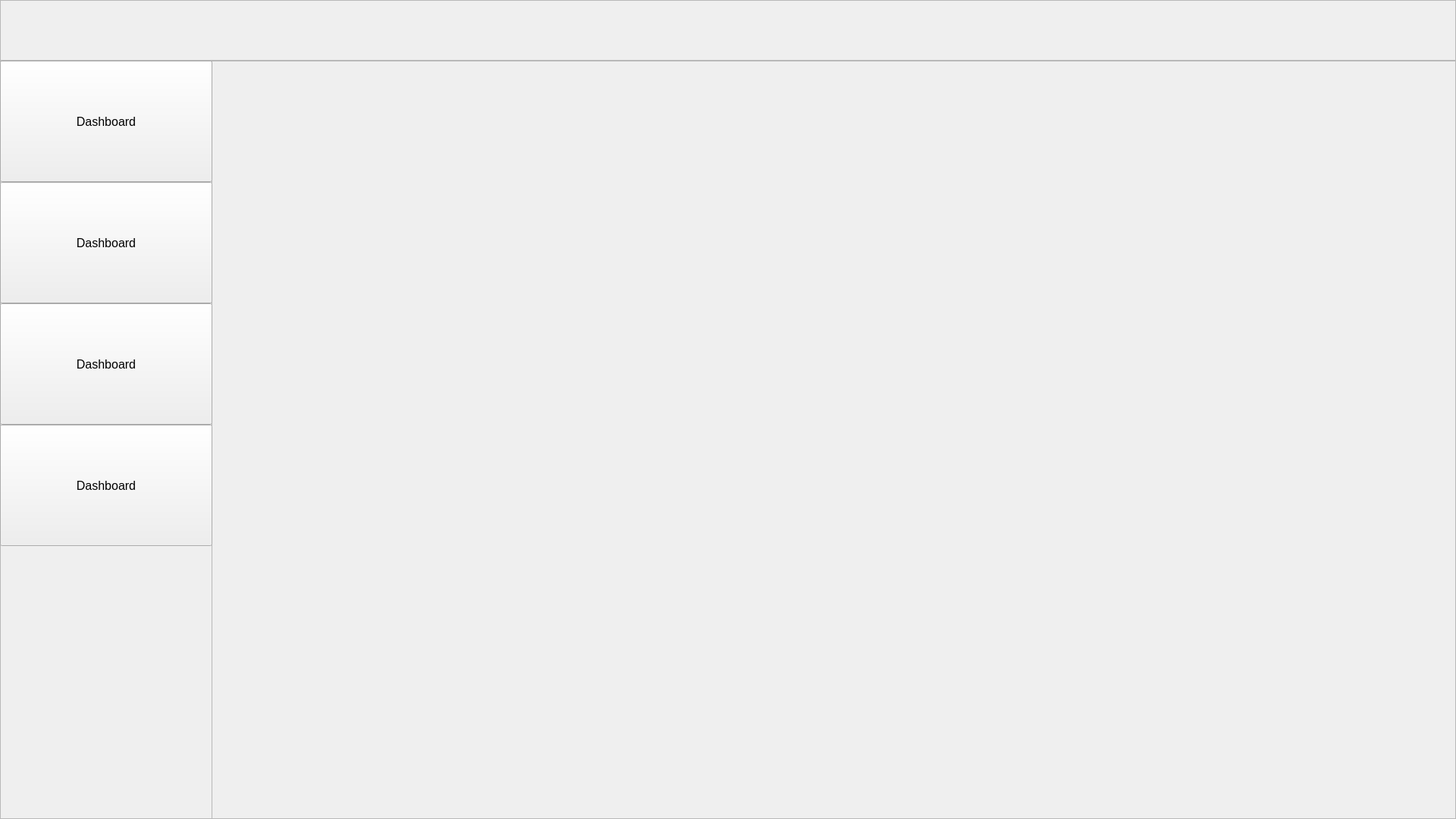
<?xml version="1.0" encoding="UTF-8"?>
<ui version="4.0">
 <class>StudentWindow</class>
 <widget class="QMainWindow" name="StudentWindow">
  <property name="geometry">
   <rect>
    <x>0</x>
    <y>0</y>
    <width>1920</width>
    <height>1080</height>
   </rect>
  </property>
  <property name="windowTitle">
   <string>MainWindow</string>
  </property>
  <widget class="QWidget" name="centralwidget">
   <widget class="QFrame" name="frame">
    <property name="geometry">
     <rect>
      <x>0</x>
      <y>0</y>
      <width>1920</width>
      <height>80</height>
     </rect>
    </property>
    <property name="frameShape">
     <enum>QFrame::StyledPanel</enum>
    </property>
    <property name="frameShadow">
     <enum>QFrame::Raised</enum>
    </property>
   </widget>
   <widget class="QFrame" name="frame_2">
    <property name="geometry">
     <rect>
      <x>0</x>
      <y>80</y>
      <width>1920</width>
      <height>1000</height>
     </rect>
    </property>
    <property name="frameShape">
     <enum>QFrame::StyledPanel</enum>
    </property>
    <property name="frameShadow">
     <enum>QFrame::Raised</enum>
    </property>
    <widget class="QFrame" name="frame_3">
     <property name="geometry">
      <rect>
       <x>0</x>
       <y>0</y>
       <width>280</width>
       <height>1000</height>
      </rect>
     </property>
     <property name="frameShape">
      <enum>QFrame::StyledPanel</enum>
     </property>
     <property name="frameShadow">
      <enum>QFrame::Raised</enum>
     </property>
     <widget class="QPushButton" name="pushButton">
      <property name="geometry">
       <rect>
        <x>0</x>
        <y>0</y>
        <width>280</width>
        <height>160</height>
       </rect>
      </property>
      <property name="font">
       <font>
        <pointsize>12</pointsize>
       </font>
      </property>
      <property name="text">
       <string>Dashboard</string>
      </property>
      <property name="icon">
       <iconset>
        <normaloff>img/home.png</normaloff>img/home.png</iconset>
      </property>
      <property name="iconSize">
       <size>
        <width>60</width>
        <height>60</height>
       </size>
      </property>
      <property name="autoRepeat">
       <bool>false</bool>
      </property>
      <property name="autoDefault">
       <bool>false</bool>
      </property>
      <property name="default">
       <bool>false</bool>
      </property>
      <property name="flat">
       <bool>false</bool>
      </property>
     </widget>
     <widget class="QPushButton" name="pushButton_2">
      <property name="geometry">
       <rect>
        <x>0</x>
        <y>320</y>
        <width>280</width>
        <height>160</height>
       </rect>
      </property>
      <property name="font">
       <font>
        <pointsize>12</pointsize>
       </font>
      </property>
      <property name="text">
       <string>Dashboard</string>
      </property>
      <property name="icon">
       <iconset>
        <normaloff>img/home.png</normaloff>img/home.png</iconset>
      </property>
      <property name="iconSize">
       <size>
        <width>60</width>
        <height>60</height>
       </size>
      </property>
      <property name="autoRepeat">
       <bool>false</bool>
      </property>
      <property name="autoDefault">
       <bool>false</bool>
      </property>
      <property name="default">
       <bool>false</bool>
      </property>
      <property name="flat">
       <bool>false</bool>
      </property>
     </widget>
     <widget class="QPushButton" name="pushButton_3">
      <property name="geometry">
       <rect>
        <x>0</x>
        <y>480</y>
        <width>280</width>
        <height>160</height>
       </rect>
      </property>
      <property name="font">
       <font>
        <pointsize>12</pointsize>
       </font>
      </property>
      <property name="text">
       <string>Dashboard</string>
      </property>
      <property name="icon">
       <iconset>
        <normaloff>img/home.png</normaloff>img/home.png</iconset>
      </property>
      <property name="iconSize">
       <size>
        <width>60</width>
        <height>60</height>
       </size>
      </property>
      <property name="autoRepeat">
       <bool>false</bool>
      </property>
      <property name="autoDefault">
       <bool>false</bool>
      </property>
      <property name="default">
       <bool>false</bool>
      </property>
      <property name="flat">
       <bool>false</bool>
      </property>
     </widget>
     <widget class="QPushButton" name="pushButton_4">
      <property name="geometry">
       <rect>
        <x>0</x>
        <y>160</y>
        <width>280</width>
        <height>160</height>
       </rect>
      </property>
      <property name="font">
       <font>
        <pointsize>12</pointsize>
       </font>
      </property>
      <property name="text">
       <string>Dashboard</string>
      </property>
      <property name="icon">
       <iconset>
        <normaloff>img/home.png</normaloff>img/home.png</iconset>
      </property>
      <property name="iconSize">
       <size>
        <width>60</width>
        <height>60</height>
       </size>
      </property>
      <property name="autoRepeat">
       <bool>false</bool>
      </property>
      <property name="autoDefault">
       <bool>false</bool>
      </property>
      <property name="default">
       <bool>false</bool>
      </property>
      <property name="flat">
       <bool>false</bool>
      </property>
     </widget>
    </widget>
   </widget>
  </widget>
 </widget>
 <resources/>
 <connections/>
</ui>
